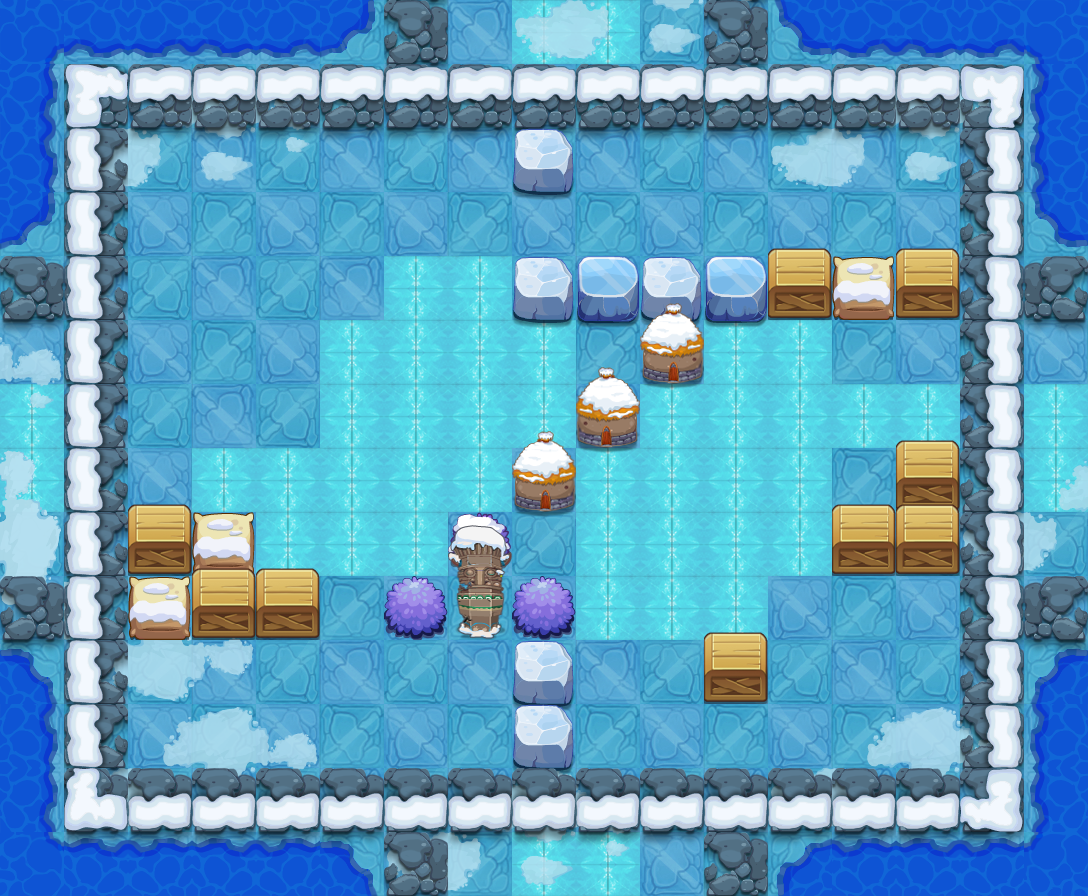

The image is a tile-based game level rendered from a .tmx file. Its description and source (layers, tilesets, objects; grid data summarised) follow:
An orthogonal 17x14 tile map with 64x64 px tiles, 14 tile layers (PASS, 块层 2, 块层 17, 块层 16, ...) and 18 objects (14x TRAP, 3x fkdjmr3, PLAYER).

<map version="1.0" orientation="orthogonal" width="17" height="14" tilewidth="64" tileheight="64">
 <properties>
  <property name="DESTRY1" value="96" />
  <property name="DESTRY2" value="98" />
  <property name="DESTRY3" value="219" />
  <property name="DESTRY4" value="119" />
  <property name="DESTRY_COUNT" value="4" />
  <property name="EXP" value="1295" />
  <property name="ITEM" value="D050" />
  <property name="LOSE_SCRIPT" value="" />
  <property name="MONEY" value="1943" />
  <property name="START_SCRIPT" value="" />
  <property name="WIN_SCRIPT" value="" />
 </properties>
 <tileset firstgid="1" name="jdbl2" tilewidth="64" tileheight="64">
  <image source="jdbl2-hd.png" width="1000" height="1000" />
 </tileset>
 <layer name="PASS" width="17" height="14">
  <data>[238 cells, 136 non-empty, 10 distinct tile ids]</data>
 </layer>
 <layer name="块层 2" width="17" height="14">
  <data>[238 cells, 152 non-empty, 13 distinct tile ids]</data>
 </layer>
 <layer name="块层 17" width="17" height="14">
  <data>[238 cells, 42 non-empty, 8 distinct tile ids]</data>
 </layer>
 <layer name="块层 16" width="17" height="14">
  <data>[238 cells, 68 non-empty, 4 distinct tile ids]</data>
 </layer>
 <layer name="块层 3" width="17" height="14">
  <data>[238 cells, 58 non-empty, 1 distinct tile ids]</data>
 </layer>
 <layer name="块层 4" width="17" height="14">
  <data>[238 cells, 50 non-empty, 2 distinct tile ids]</data>
 </layer>
 <layer name="块层 5" width="17" height="14">
  <data>[238 cells, 26 non-empty, 8 distinct tile ids]</data>
 </layer>
 <layer name="SHELTER 9" width="17" height="14">
  <data>[238 cells, 1 non-empty, 1 distinct tile ids]</data>
 </layer>
 <layer name="SHELTER 8" width="17" height="14">
  <data>[238 cells, 3 non-empty, 2 distinct tile ids]</data>
 </layer>
 <layer name="SHELTER 7" width="17" height="14">
  <data>[238 cells, 3 non-empty, 1 distinct tile ids]</data>
 </layer>
 <layer name="SHELTER 6" width="17" height="14">
  <data>[238 cells, 2 non-empty, 2 distinct tile ids]</data>
 </layer>
 <layer name="SHELTER 5" width="17" height="14">
  <data>[238 cells, 1 non-empty, 1 distinct tile ids]</data>
 </layer>
 <layer name="SHELTER 4" width="17" height="14">
  <data>[238 cells, 1 non-empty, 1 distinct tile ids]</data>
 </layer>
 <layer name="SHELTER 3" width="17" height="14">
  <data>[238 cells, 2 non-empty, 1 distinct tile ids]</data>
 </layer>
 <objectgroup name="对象层 1" width="34" height="28">
  <object name="PLAYER" type="PLAYER" x="128" y="704" width="64" height="64" />
  <object name="fkdjmr3" x="192" y="192" width="64" height="64">
   <properties>
    <property name="lua_ai" value="monster_fkdjmr_ai" />
    <property name="quality" value="fkdjmr3.quality" />
   </properties>
  </object>
  <object name="fkdjmr3" x="448" y="192" width="64" height="64">
   <properties>
    <property name="lua_ai" value="monster_fkdjmr_ai" />
    <property name="quality" value="fkdjmr3.quality" />
   </properties>
  </object>
  <object name="fkdjmr3" x="832" y="576" width="64" height="64">
   <properties>
    <property name="lua_ai" value="monster_fkdjmr_ai" />
    <property name="quality" value="fkdjmr3.quality" />
   </properties>
  </object>
  <object name="ice_road" type="TRAP" x="320" y="320" width="256" height="128">
   <properties>
    <property name="lua_ai" value="ice_road_ai" />
   </properties>
  </object>
  <object name="ice_road" type="TRAP" x="192" y="448" width="320" height="64">
   <properties>
    <property name="lua_ai" value="ice_road_ai" />
   </properties>
  </object>
  <object name="ice_road" type="TRAP" x="256" y="512" width="192" height="64">
   <properties>
    <property name="lua_ai" value="ice_road_ai" />
   </properties>
  </object>
  <object name="ice_road" type="TRAP" x="384" y="256" width="128" height="64">
   <properties>
    <property name="lua_ai" value="ice_road_ai" />
   </properties>
  </object>
  <object name="ice_road" type="TRAP" x="576" y="448" width="256" height="128">
   <properties>
    <property name="lua_ai" value="ice_road_ai" />
   </properties>
  </object>
  <object name="ice_road" type="TRAP" x="640" y="384" width="320" height="64">
   <properties>
    <property name="lua_ai" value="ice_road_ai" />
   </properties>
  </object>
  <object name="ice_road" type="TRAP" x="576" y="576" width="192" height="64">
   <properties>
    <property name="lua_ai" value="ice_road_ai" />
   </properties>
  </object>
  <object name="ice_road" type="TRAP" x="704" y="320" width="128" height="64">
   <properties>
    <property name="lua_ai" value="ice_road_ai" />
   </properties>
  </object>
  <object name="mp1" type="TRAP" x="576" y="320" width="64" height="64">
   <properties>
    <property name="trap_ani" value="mp.actor" />
    <property name="trap_floor" value="true" />
    <property name="trap_id" value="0" />
    <property name="trap_script" value="trap_moveto(&quot;PLAYER&quot;, &quot;mp1&quot;,target(&quot;mp2&quot;):getX(),target(&quot;mp2&quot;):getY() );" />
    <property name="trap_sound_id" value="1" />
    <property name="trap_start_mode" value="0" />
    <property name="trap_state" value="open" />
   </properties>
  </object>
  <object name="mp2" type="TRAP" x="512" y="512" width="64" height="64">
   <properties>
    <property name="trap_ani" value="mp.actor" />
    <property name="trap_floor" value="true" />
    <property name="trap_id" value="0" />
    <property name="trap_script" value="trap_moveto(&quot;PLAYER&quot;, &quot;mp2&quot;,target(&quot;mp1&quot;):getX(),target(&quot;mp1&quot;):getY() );" />
    <property name="trap_sound_id" value="1" />
    <property name="trap_start_mode" value="0" />
    <property name="trap_state" value="open" />
   </properties>
  </object>
  <object name="block_control1" type="TRAP" x="128" y="448" width="64" height="64">
   <properties>
    <property name="trap_ani" value="switch.actor" />
    <property name="trap_floor" value="true" />
    <property name="trap_id" value="0" />
    <property name="trap_script" value="trap(&quot;block_control1&quot;):setOpened(false);trap(&quot;block1&quot;):setOpened(false)" />
    <property name="trap_sound_id" value="2" />
    <property name="trap_start_mode" value="0" />
    <property name="trap_state" value="open" />
   </properties>
  </object>
  <object name="block1" type="TRAP" x="512" y="192" width="64" height="64">
   <properties>
    <property name="trap_ani" value="blok2.actor" />
    <property name="trap_blok" value="true" />
    <property name="trap_id" value="0" />
   </properties>
  </object>
  <object name="zi_dan_down1" type="TRAP" x="320" y="128" width="64" height="64">
   <properties>
    <property name="trap_ani" value="fire_cat_down.actor" />
    <property name="trap_delay" value="2" />
    <property name="trap_id" value="0" />
    <property name="trap_script" value="trap(&quot;zi_dan_down1&quot;):setAtkPower(target(&quot;PLAYER&quot;):getHP()*0.1);trap(&quot;zi_dan_down1&quot;):turnDown(); trap(&quot;zi_dan_down1&quot;):getAI():getActions():addObject( AIUseSkill:create(   SkillLua:create(&quot;skill_0001&quot;)  )  );" />
    <property name="trap_start_mode" value="2" />
    <property name="trap_state" value="open" />
   </properties>
  </object>
  <object name="zi_dan_up1" type="TRAP" x="768" y="704" width="64" height="64">
   <properties>
    <property name="trap_ani" value="fire_cat_up.actor" />
    <property name="trap_delay" value="2" />
    <property name="trap_id" value="0" />
    <property name="trap_script" value="trap(&quot;zi_dan_up1&quot;):setAtkPower(target(&quot;PLAYER&quot;):getHP()*0.1);trap(&quot;zi_dan_up1&quot;):turnUp(); trap(&quot;zi_dan_up1&quot;):getAI():getActions():addObject( AIUseSkill:create(   SkillLua:create(&quot;skill_0001&quot;)  )  );" />
    <property name="trap_start_mode" value="2" />
    <property name="trap_state" value="open" />
   </properties>
  </object>
 </objectgroup>
</map>
